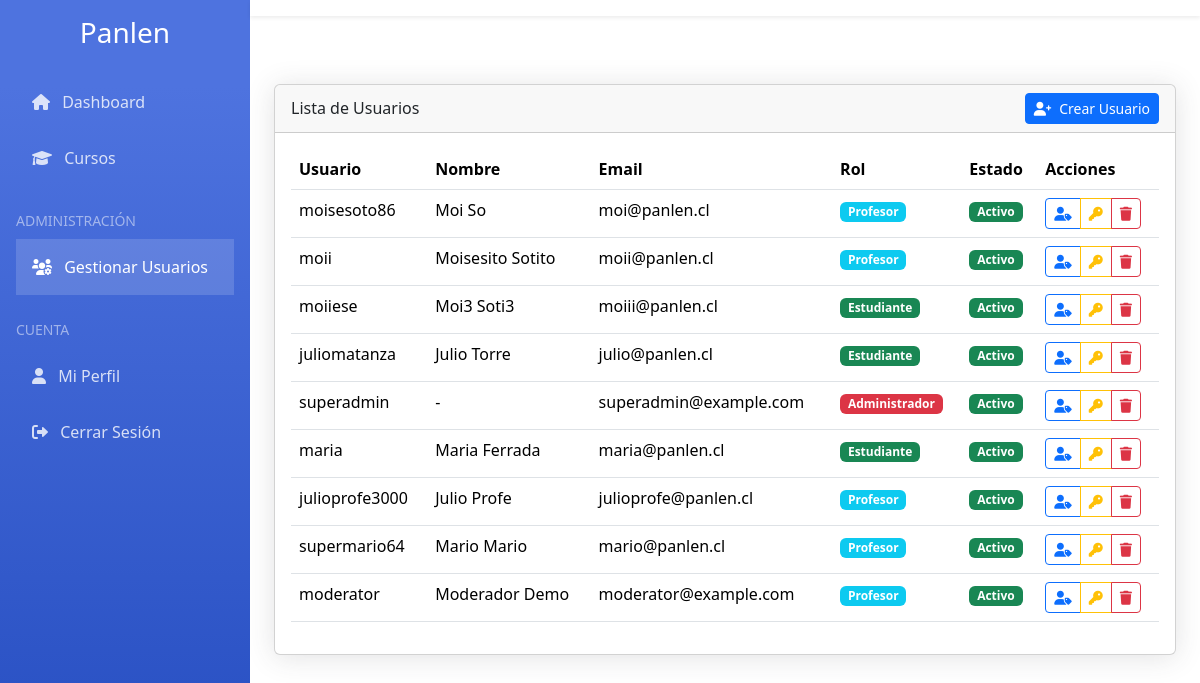
/manage-users/ (signed in), run on the app's committed database.
### accounts/models.py (models this page shows)
class User(AbstractUser):
    USER_TYPE_CHOICES = (
        ('student', 'Estudiante'),
        ('moderator', 'Profesor'),
        ('admin', 'Administrador'),
    )
    user_type = models.CharField(max_length=10, choices=USER_TYPE_CHOICES, default='student')
    specialization = models.CharField(max_length=100, blank=True, null=True, help_text='Especialización del profesor')
    class Meta:
        db_table = 'users'

### frontend/views.py (the view)
# urls.py: path('manage-users/', frontend_views.manage_users_view, name='manage_users'),
@login_required
@user_passes_test(is_admin)
def manage_users_view(request):
    users = User.objects.exclude(id=request.user.id)
    user_form = UserRegistrationForm()
    context = {
        'users': users,
        'user_form': user_form,
    }
    return render(request, 'manage_users.html', context)

### frontend/views.py (called while the page is built)
def is_admin(user):
    return user.is_superuser or user.user_type == 'admin'

### templates/manage_users.html (shortened to what this page needs)
{% extends "base.html" %}
{% block content %}
<div class="row">
    <div class="col-12">
        <div class="card">
            <div class="card-header d-flex justify-content-between align-items-center">
                <h6 class="mb-0">Lista de Usuarios</h6>
                <div class="btn-group">
                    <button type="button" class="btn btn-primary btn-sm" data-bs-toggle="modal" data-bs-target="#createUserModal">
                        <i class="fas fa-user-plus me-2"></i>Crear Usuario
                    </button>
                </div>
            </div>
            <div class="card-body">
                <div class="table-responsive">
                    <table class="table">
                        <thead>
                            <tr>
                                <th>Usuario</th>
                                <th>Nombre</th>
                                <th>Email</th>
                                <th>Rol</th>
                                <th>Estado</th>
                                <th>Acciones</th>
                            </tr>
                        </thead>
                        <tbody>
                            {% for user in users %}
                            <tr>
                                <td>{{ user.username }}</td>
                                <td>{{ user.get_full_name|default:"-" }}</td>
                                <td>{{ user.email|default:"-" }}</td>
                                <td>
                                    <span class="badge bg-{% if user.user_type == 'admin' %}danger{% elif user.user_type == 'moderator' %}info{% else %}success{% endif %}">
                                        {% if user.user_type == 'admin' %}
                                            Administrador
                                        {% elif user.user_type == 'moderator' %}
                                            Profesor
                                        {% else %}
                                            Estudiante
                                        {% endif %}
                                    </span>
                                </td>
                                <td>
                                    <span class="badge bg-{% if user.is_active %}success{% else %}danger{% endif %}">
                                        {% if user.is_active %}Activo{% else %}Inactivo{% endif %}
                                    </span>
                                </td>
                                <td>
                                    <div class="btn-group">
                                        <button type="button" class="btn btn-sm btn-outline-primary"
                                                onclick="openChangeRoleModal('{{ user.id }}', '{{ user.username }}', '{{ user.user_type }}')"
                                                title="Cambiar rol">
                                            <i class="fas fa-user-tag"></i>
                                        </button>
                                        <button type="button" class="btn btn-sm btn-outline-warning"
                                                onclick="openChangePasswordModal('{{ user.id }}', '{{ user.username }}')"
                                                title="Cambiar contraseña">
                                            <i class="fas fa-key"></i>
                                        </button>
                                        {% if user != request.user %}
                                        <button type="button" class="btn btn-sm btn-outline-danger"
                                                onclick="deleteUser('{{ user.id }}', '{{ user.username }}')"
                                                title="Eliminar usuario">
                                            <i class="fas fa-trash"></i>
                                        </button>
                                        {% endif %}
                                    </div>
                                </td>
                            </tr>
                            {% endfor %}
                        </tbody>
                    </table>
                </div>
            </div>
        </div>
    </div>
</div>
{% endblock %}

### templates/base.html (shortened to what this page needs)
<!DOCTYPE html>
<html lang="es">
<head>
    <link href="https://cdn.jsdelivr.net/npm/bootstrap@5.3.2/dist/css/bootstrap.min.css" rel="stylesheet">
    <link href="https://cdnjs.cloudflare.com/ajax/libs/font-awesome/6.0.0/css/all.min.css" rel="stylesheet">
</head>
<body>
    <div class="d-flex">
        <div class="sidebar text-white">
            <div class="p-3">
                <h3 class="text-center mb-4">Panlen</h3>
                <nav>
                    {% if user.user_type == 'admin' %}
                    <a href="{% url 'dashboard' %}" class="sidebar-link {% if request.resolver_match.url_name == 'dashboard' %}active{% endif %}">
                        <i class="fas fa-home me-2"></i> Dashboard
                    </a>
                    <a href="{% url 'cursos' %}" class="sidebar-link {% if request.resolver_match.url_name == 'cursos' %}active{% endif %}">
                        <i class="fas fa-graduation-cap me-2"></i> Cursos
                    </a>
                    {% endif %}
                    {% if user.is_superuser or user.user_type == 'admin' %}
                    <div class="mt-4 mb-2 text-uppercase text-white-50 small">
                        <span>Administración</span>
                    </div>
                    <a href="{% url 'manage_users' %}" class="sidebar-link {% if request.resolver_match.url_name == 'manage_users' %}active{% endif %}">
                        <i class="fas fa-users-cog me-2"></i> Gestionar Usuarios
                    </a>
                    {% endif %}
                    <div class="mt-4 mb-2 text-uppercase text-white-50 small">
                        <span>Cuenta</span>
                    </div>
                    <a href="{% url 'profile' %}" class="sidebar-link">
                        <i class="fas fa-user me-2"></i> Mi Perfil
                    </a>
                    <a href="{% url 'logout' %}" class="sidebar-link">
                        <i class="fas fa-sign-out-alt me-2"></i> Cerrar Sesión
                    </a>
                </nav>
            </div>
        </div>
        <div class="content-wrapper">
            <nav class="navbar navbar-expand-lg navbar-light fixed-top bg-white shadow-sm" style="left: var(--sidebar-width); width: calc(100% - var(--sidebar-width)); transition: left 0.3s, width 0.3s;">
            </nav>
            <div class="content p-4" style="margin-top: 60px;">
                {% block content %}{% endblock %}
            </div>
        </div>
    </div>
</body>
</html>

### templates/base.html (style rules this page uses)
:root { --primary-color: #4e73df; --secondary-color: #858796; --sidebar-width: 250px; }
.sidebar { min-height: 100vh; background: var(--primary-color); background: linear-gradient(180deg, var(--primary-color) 10%, #224abe 100%); position: fixed; top: 0; left: 0; bottom: 0; width: var(--sidebar-width); z-index: 1000; transition: transform 0.3s ease-in-out; }
.content-wrapper { margin-left: var(--sidebar-width); width: calc(100% - var(--sidebar-width)); transition: margin-left 0.3s ease-in-out; }
.sidebar-link { color: rgba(255, 255, 255, 0.8); padding: 1rem; display: block; text-decoration: none; transition: all 0.3s; }
.sidebar-link.active { color: #fff; background-color: rgba(255, 255, 255, 0.15); }
.content { min-height: 100vh; }
.navbar { background-color: white; box-shadow: 0 .15rem 1.75rem 0 rgba(58,59,69,.15); }
.card { box-shadow: 0 .15rem 1.75rem 0 rgba(58,59,69,.15); }

### data on the page
User: username "moisesoto86", get_full_name "Moi So", email "moi@panlen.cl", user_type "Profesor", is_active "Activo"
User: username "moii", get_full_name "Moisesito Sotito", email "moii@panlen.cl", user_type "Profesor", is_active "Activo"
User: username "moiiese", get_full_name "Moi3 Soti3", email "moiii@panlen.cl", user_type "Estudiante", is_active "Activo"
User: username "juliomatanza", get_full_name "Julio Torre", email "julio@panlen.cl", user_type "Estudiante", is_active "Activo"
User: username "superadmin", get_full_name "-", email "superadmin@example.com", user_type "Administrador", is_active "Activo"
User: username "maria", get_full_name "Maria Ferrada", email "maria@panlen.cl", user_type "Estudiante", is_active "Activo"
User: username "julioprofe3000", get_full_name "Julio Profe", email "julioprofe@panlen.cl", user_type "Profesor", is_active "Activo"
User: username "supermario64", get_full_name "Mario Mario", email "mario@panlen.cl", user_type "Profesor", is_active "Activo"
User: username "moderator", get_full_name "Moderador Demo", email "moderator@example.com", user_type "Profesor", is_active "Activo"
